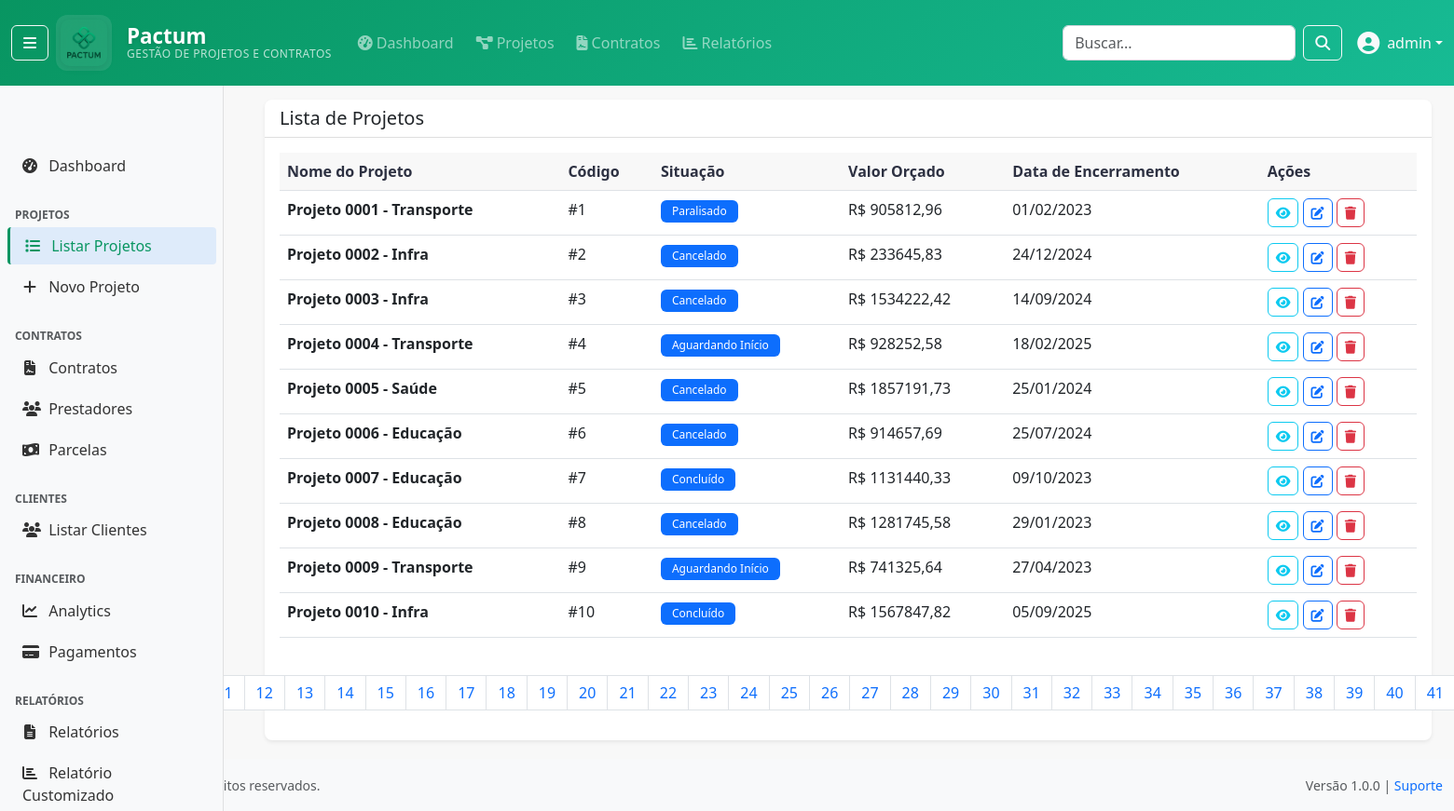
The page /projetos/ (signed in) on the database its author committed.
### apps/accounts/models/user.py (models this page shows, shortened)
class User(AbstractUser):
    ROLE_CHOICES = [
        ('admin', 'Administrador'),
        ('ti', 'TI'),
        ('fiscal', 'Fiscal'),
        ('financeiro', 'Financeiro'),
        ('analista', 'Analista'),
        ('cliente', 'Cliente'),
    ]
    DEPARTMENT_CHOICES = [
        ('administrativo', 'Administrativo'),
        ('financeiro', 'Financeiro'),
        ('ti', 'Tecnologia da Informação'),
        ('fiscal', 'Fiscal'),
        ('operacional', 'Operacional'),
        ('diretoria', 'Diretoria'),
    ]
    cpf = models.CharField(
        'CPF', max_length=14, unique=True, null=True, blank=True,
        validators=[RegexValidator(
            regex=r'^\d{3}\.\d{3}\.\d{3}-\d{2}$|^\d{11}$',
            message='CPF deve estar no formato XXX.XXX.XXX-XX ou apenas números'
        )]
    )
    telefone = models.CharField('Telefone', max_length=20, blank=True)
    role = models.CharField('Função', max_length=20, choices=ROLE_CHOICES, default='analista')
    department = models.CharField('Departamento', max_length=30, choices=DEPARTMENT_CHOICES, blank=True)
    is_cliente_externo = models.BooleanField('Cliente Externo', default=False, help_text='Indica se é um cliente externo da FUNETEC')
    last_activity = models.DateTimeField('Última Atividade', null=True, blank=True)
    class Meta:
        verbose_name = 'Usuário'
        verbose_name_plural = 'Usuários'
        ordering = ['-date_joined']
        permissions = [
            ('can_manage_users', 'Pode gerenciar usuários'),
            ('can_view_financial_data', 'Pode ver dados financeiros'),
            ('can_manage_contracts', 'Pode gerenciar contratos'),
            ('can_manage_projects', 'Pode gerenciar projetos'),
            ('can_generate_reports', 'Pode gerar relatórios'),
        ]
    def __str__(self):
        return self.get_full_name() or self.username
    def is_admin(self):
        return self.role == 'admin' or self.is_superuser
    def is_cliente(self):
        return self.role == 'cliente' or self.is_cliente_externo
    def can_manage_projects(self):
        return self.is_admin() or self.has_perm('accounts.can_manage_projects')
    def can_view_financial_data(self):
        return self.role in ['admin', 'financeiro', 'fiscal'] or self.has_perm('accounts.can_view_financial_data')
    def can_manage_contracts(self):
        return self.role in ['admin', 'financeiro'] or self.has_perm('accounts.can_manage_contracts')
    def can_generate_reports(self):
        return not self.is_cliente() or self.has_perm('accounts.can_generate_reports')
    def can_manage_users(self):
        """Verificar se pode gerenciar usuários"""
        return self.is_admin() or self.has_perm('accounts.can_manage_users')

### apps/projetos/models/projeto.py (models this page shows, shortened)
class Projeto(models.Model):
    SITUACAO_CHOICES = [
        ('1', 'Aguardando Início'),
        ('2', 'Em andamento'),
        ('3', 'Paralisado'),
        ('4', 'Suspenso'),
        ('5', 'Cancelado'),
        ('6', 'Concluído'),
    ]
    cod_projeto = models.IntegerField(
        primary_key=True,
        db_column='codProjeto',
        verbose_name='Código do Projeto'
    )
    nome = models.CharField(
        max_length=200,
        verbose_name='Nome do Projeto'
    )
    data_inicio = models.DateField(
        db_column='dataInicio',
        verbose_name='Data de Início'
    )
    data_encerramento = models.DateField(
        db_column='dataEncerramento',
        verbose_name='Data de Encerramento'
    )
    valor = models.DecimalField(
        max_digits=14,
        decimal_places=2,
        verbose_name='Valor Orçado'
    )
    situacao = models.CharField(
        max_length=20,
        choices=SITUACAO_CHOICES,
        default='1',  # Default to 'Aguardando Início'
        verbose_name='Situação'
    )
    class Meta:
        db_table = 'projetos'
        verbose_name = 'Projeto'
        verbose_name_plural = 'Projetos'

### apps/projetos/views/projeto_views.py (the view)
# urls.py: path('', projeto_views.ProjetoListView.as_view(), name='projeto_list'),
class ProjetoListView(LoginRequiredMixin, ListView):
    model = Projeto
    template_name = 'projetos/projeto_list.html'
    context_object_name = 'projetos'
    paginate_by = 10

### templates/projetos/projeto_list.html (shortened to what this page needs)
{% extends 'base/base.html' %}
{% block page_title %}Projetos{% endblock %}
{% block page_actions %}
    {% if perms.projetos.add_projeto %}
        <a href="{% url 'projetos:projeto_create' %}" class="btn btn-primary">
            <i class="fas fa-plus me-1"></i> Novo Projeto
        </a>
    {% endif %}
{% endblock %}
{% block content %}
<div class="card shadow-sm">
    <div class="card-header">
        <h5 class="mb-0">Lista de Projetos</h5>
    </div>
    <div class="card-body">
        <div class="table-responsive">
            <table class="table table-hover">
                <thead>
                    <tr>
                        <th>Nome do Projeto</th>
                        <th>Código</th>
                        <th>Situação</th>
                        <th>Valor Orçado</th>
                        <th>Data de Encerramento</th>
                        <th>Ações</th>
                    </tr>
                </thead>
                <tbody>
                    {% for projeto in projetos %}
                    <tr>
                        <td>
                            <strong>{{ projeto.nome }}</strong>
                        </td>
                        <td>#{{ projeto.cod_projeto }}</td>
                        <td>
                            <span class="badge bg-primary">{{ projeto.get_situacao_display }}</span>
                        </td>
                        <td>R$ {{ projeto.valor|floatformat:2 }}</td>
                        <td>{{ projeto.data_encerramento|date:"d/m/Y" }}</td>
                        <td>
                            <a href="{% url 'projetos:projeto_detail' projeto.pk %}" class="btn btn-sm btn-outline-info" title="Ver Detalhes">
                                <i class="fas fa-eye"></i>
                            </a>
                            {% if perms.projetos.change_projeto %}
                                <a href="{% url 'projetos:projeto_update' projeto.pk %}" class="btn btn-sm btn-outline-primary" title="Editar">
                                    <i class="fas fa-edit"></i>
                                </a>
                            {% endif %}
                            {% if perms.projetos.delete_projeto %}
                                <a href="{% url 'projetos:projeto_delete' projeto.pk %}" class="btn btn-sm btn-outline-danger" title="Excluir">
                                    <i class="fas fa-trash"></i>
                                </a>
                            {% endif %}
                        </td>
                    </tr>
                    {% empty %}
                    <tr>
                        <td colspan="6" class="text-center text-muted">Nenhum projeto encontrado.</td>
                    </tr>
                    {% endfor %}
                </tbody>
            </table>
        </div>
        {% if is_paginated %}
            <nav class="mt-4">
                <ul class="pagination justify-content-center">
                    {% for i in paginator.page_range %}
                        <li class="page-item {% if page_obj.number == i %}active{% endif %}">
                            <a class="page-link" href="?page={{ i }}">{{ i }}</a>
                        </li>
                    {% endfor %}
                </ul>
            </nav>
        {% endif %}
    </div>
</div>
{% endblock %}

### templates/base/navbar.html (shortened to what this page needs)
{% load static %}
<nav class="navbar navbar-expand-md navbar-dark fixed-top" style="background: linear-gradient(135deg, #089561 0%, #17BB94 100%);">
    <div class="container-fluid">
        {% if user.is_authenticated %}
            <button class="btn btn-outline-light me-2" type="button" id="sidebarToggle" title="Recolher/Expandir Menu"
                    aria-label="Toggle sidebar" aria-pressed="false">
                <i class="fas fa-bars"></i>
            </button>
        {% endif %}
        <a class="navbar-brand d-flex align-items-center logo-brand-enhanced" href="{% url 'dashboard:index' %}">
            <div class="logo-container me-3">
                <img src="{% static 'img/logo_pactum.png' %}" alt="Pactum - Gestão de Projetos e Contratos" height="50" class="logo-img">
            </div>
            <div class="brand-text-container">
                <div class="brand-title">Pactum</div>
                <div class="brand-subtitle d-none d-lg-block">Gestão de Projetos e Contratos</div>
            </div>
        </a>
        <div class="collapse navbar-collapse" id="navbarNav">
            {% if user.is_authenticated %}
                <ul class="navbar-nav me-auto">
                    <li class="nav-item">
                        <a class="nav-link" href="{% url 'dashboard:index' %}">
                            <i class="fas fa-tachometer-alt me-1"></i>Dashboard
                        </a>
                    </li>
                    {% if user.can_manage_projects %}
                        <li class="nav-item">
                            <a class="nav-link" href="{% url 'projetos:projeto_list' %}">
                                <i class="fas fa-project-diagram me-1"></i>Projetos
                            </a>
                        </li>
                    {% endif %}
                    {% if user.can_manage_contracts %}
                        <li class="nav-item">
                            <a class="nav-link" href="{% url 'contratos:contrato_list' %}">
                                <i class="fas fa-file-contract me-1"></i>Contratos
                            </a>
                        </li>
                    {% endif %}
                    {% if user.can_view_financial_data %}
                        <li class="nav-item">
                            <a class="nav-link" href="{% url 'relatorios:relatorio_list' %}">
                                <i class="fas fa-chart-bar me-1"></i>Relatórios
                            </a>
                        </li>
                    {% endif %}
                </ul>
                <form class="d-flex me-3" method="get" action="{% url 'dashboard:index' %}">
                    <input class="form-control me-2" type="search" placeholder="Buscar..." name="q"
                           value="{{ request.GET.q }}" style="width: 250px;">
                    <button class="btn btn-outline-light" type="submit">
                        <i class="fas fa-search"></i>
                    </button>
                </form>
                <div class="dropdown">
                    <a class="nav-link dropdown-toggle text-light d-flex align-items-center" href="#"
                       id="userDropdown" role="button" data-bs-toggle="dropdown">
                        {% if user.avatar %}
                            <img src="{{ user.avatar.url }}" class="rounded-circle me-2" width="32" height="32">
                        {% else %}
                            <i class="fas fa-user-circle me-2 fs-4"></i>
                        {% endif %}
                        {{ user.get_full_name|default:user.username }}
                    </a>
                </div>
            {% endif %}
        </div>
    </div>
</nav>

### static/css/base.css (style rules this page uses)
* { box-sizing: border-box; }
:root { --primary-color: #089561; --secondary-color: #17BB94; --success-color: #089561; --warning-color: #ffc107; --danger-color: #dc3545; --info-color: #17BB94; --dark-color: #2D3142; --light-color: #F8F8F8; --white-color: #FFFFFF; --navbar-height: 70px; --sidebar-width: 240px; --sidebar-collapsed-width: 60px; }
body { font-family: 'Segoe UI', Tahoma, Geneva, Verdana, sans-serif; background-color: var(--light-color); color: var(--dark-color); }
.navbar { min-height: 70px; }
.navbar-brand { font-weight: 700; font-size: 1.25rem; transition: all 0.3s ease; text-decoration: none; }
.logo-brand-enhanced { padding: 0.5rem 0; }
.logo-container { position: relative; display: flex; align-items: center; justify-content: center; padding: 5px; border-radius: 12px; background: rgba(255, 255, 255, 0.1); transition: all 0.3s ease; backdrop-filter: blur(10px); }
.logo-img { border-radius: 10px; transition: all 0.3s ease; filter: brightness(1.1) contrast(1.1); box-shadow: 0 2px 8px rgba(0, 0, 0, 0.1); }
.brand-text-container { display: flex; flex-direction: column; align-items: flex-start; }
.brand-title { font-size: 1.4rem; font-weight: 700; line-height: 1; color: #FFFFFF; text-shadow: 0 2px 4px rgba(0, 0, 0, 0.1); }
.brand-subtitle { font-size: 0.75rem; font-weight: 400; color: rgba(255, 255, 255, 0.9); opacity: 0.8; text-transform: uppercase; letter-spacing: 0.5px; line-height: 1; margin-top: 2px; }
.navbar-nav .nav-link { font-weight: 500; padding: 0.5rem 1rem; border-radius: 0.25rem; margin: 0 0.25rem; transition: all 0.15s ease-in-out; }
.card { border: none; box-shadow: 0 0.125rem 0.25rem rgba(0, 0, 0, 0.075); border-radius: 0.5rem; transition: box-shadow 0.15s ease-in-out; }
.card-header { background-color: transparent; border-bottom: 1px solid rgba(0, 0, 0, 0.125); font-weight: 600; }
.btn { font-weight: 500; border-radius: 0.375rem; transition: all 0.15s ease-in-out; }
.btn-primary { background: linear-gradient(135deg, var(--primary-color) 0%, #076b4a 100%); border: none; color: var(--white-color); }
.form-control { border-radius: 0.375rem; border: 1px solid #ced4da; transition: all 0.15s ease-in-out; }
.table { background-color: white; }
.table th { border-top: none; font-weight: 600; background-color: var(--light-color); color: var(--dark-color); }
.badge { font-weight: 500; padding: 0.375rem 0.75rem; border-radius: 0.375rem; }

### rows shown on the page
User: get_full_name "admin"
Projeto: nome "Projeto 0001 - Transporte", cod_projeto "1", situacao "Paralisado", valor "905812,96", data_encerramento "01/02/2023"
Projeto: nome "Projeto 0002 - Infra", cod_projeto "2", situacao "Cancelado", valor "233645,83", data_encerramento "24/12/2024"
Projeto: nome "Projeto 0003 - Infra", cod_projeto "3", situacao "Cancelado", valor "1534222,42", data_encerramento "14/09/2024"
Projeto: nome "Projeto 0004 - Transporte", cod_projeto "4", situacao "Aguardando Início", valor "928252,58", data_encerramento "18/02/2025"
Projeto: nome "Projeto 0005 - Saúde", cod_projeto "5", situacao "Cancelado", valor "1857191,73", data_encerramento "25/01/2024"
Projeto: nome "Projeto 0006 - Educação", cod_projeto "6", situacao "Cancelado", valor "914657,69", data_encerramento "25/07/2024"
Projeto: nome "Projeto 0007 - Educação", cod_projeto "7", situacao "Concluído", valor "1131440,33", data_encerramento "09/10/2023"
Projeto: nome "Projeto 0008 - Educação", cod_projeto "8", situacao "Cancelado", valor "1281745,58", data_encerramento "29/01/2023"
Projeto: nome "Projeto 0009 - Transporte", cod_projeto "9", situacao "Aguardando Início", valor "741325,64", data_encerramento "27/04/2023"
Projeto: nome "Projeto 0010 - Infra", cod_projeto "10", situacao "Concluído", valor "1567847,82", data_encerramento "05/09/2025"

### other values the page prints
{{ i }} "11" "12" "13" "14" "15" "16" "17" "18" "19" "20" "21" "22" "23" "24" "25" "26" "27" "28" "29" "30" "31" "32" "33" "34" "35" "36" "37" "38" "39" "40" "41"
